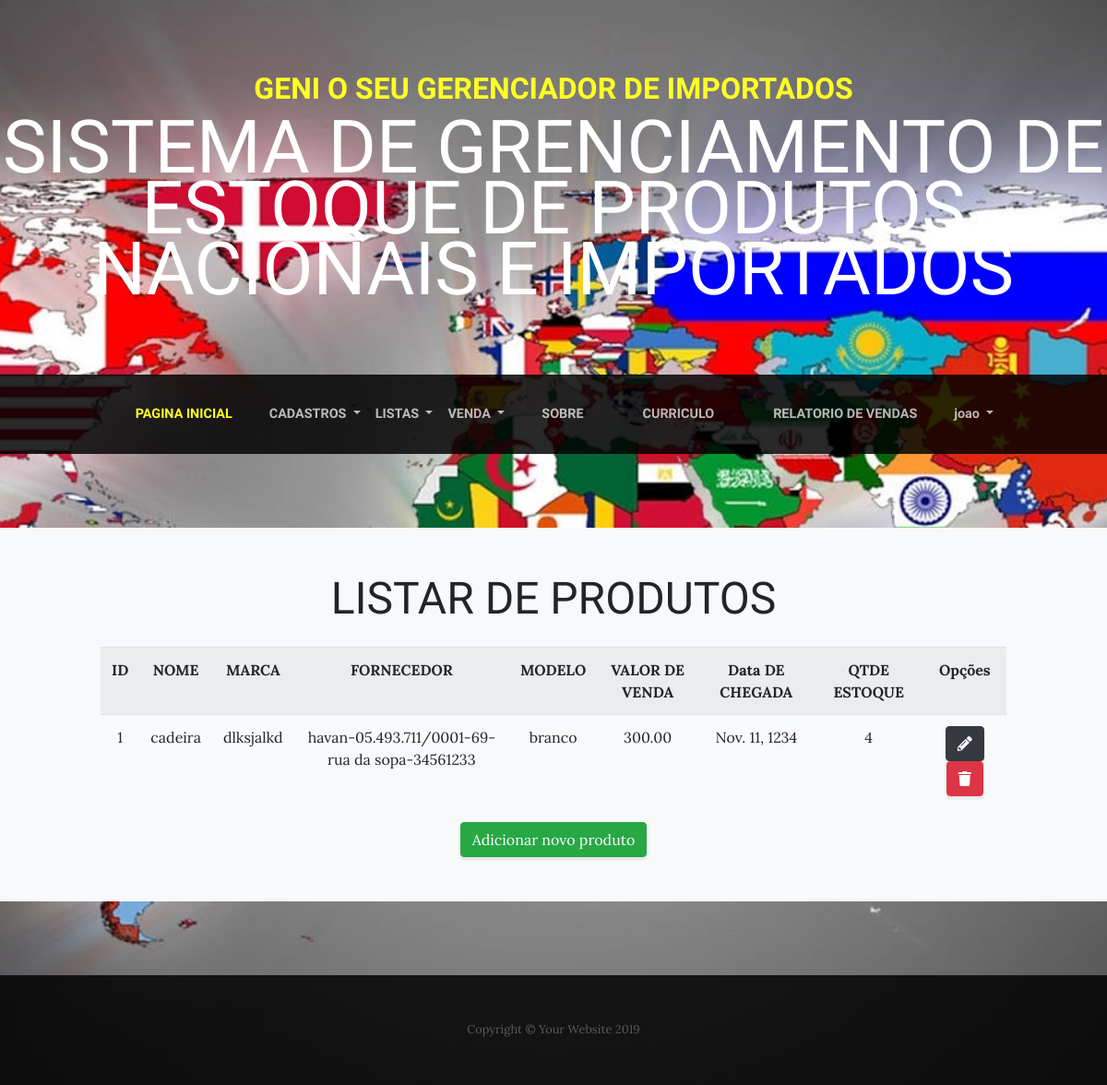
The app's page /lista/produtos/ (signed in), older data.
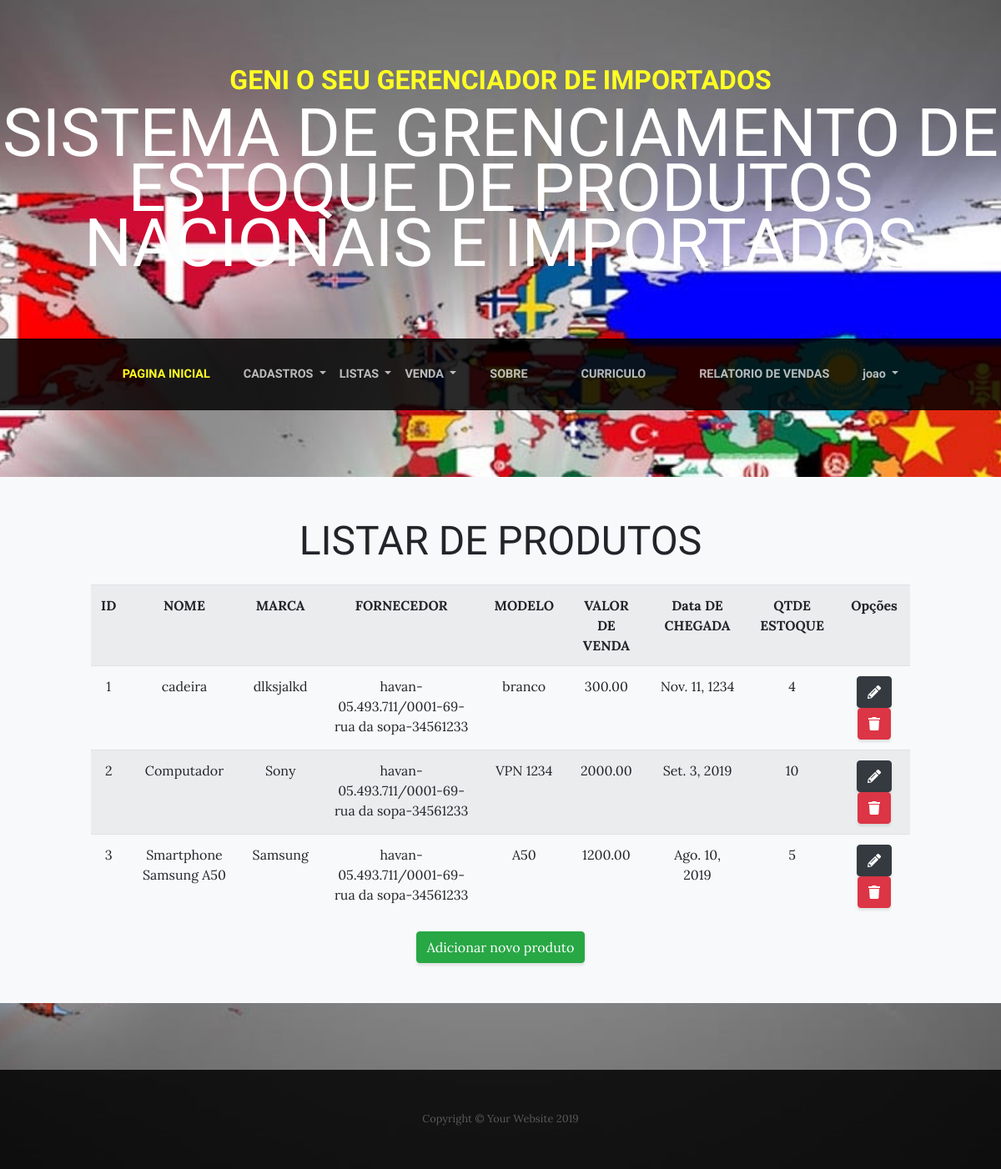
The same page, newer data.
### adocao/models.py (models this page shows, shortened)
class Produto (models.Model):
    nome = models.CharField(max_length=50)
    marca = models.CharField(max_length=50)
    fornecedor = models.ForeignKey(Fornecedor, on_delete=models.PROTECT)
    modelo = models.CharField(max_length=50, blank=True)
    valor_venda = models.DecimalField(max_digits=10, decimal_places=2)
    data_chegada = models.DateField()
    qtde_estoque = models.IntegerField()
    observacao = models.TextField(blank=True, null=True, verbose_name="Observação", help_text="qual quer informação extra sobre produto")

class Fornecedor (models.Model):
    nome = models.CharField(max_length=50)
    cnpj = models.CharField(max_length=18, unique=True, validators=[validate_CNPJ])
    endereco = models.CharField(max_length=100)
    pais = models.ForeignKey(Pais, on_delete=models.PROTECT)
    cidade = models.ForeignKey(Cidade, on_delete=models.PROTECT)
    telefone = models.CharField(max_length=20)
    observacao = models.TextField(blank=True, null=True, verbose_name="Observação", help_text="qual quer informação extra sobre o fornecedor")
    def __str__(self):
        return self.nome + "-"+self.cnpj+"-" + self.endereco + "-"+self.telefone

### adocao/views.py (the view)
# urls.py: path('lista/produtos/',   ProdutoList.as_view(), name="listar-produtos"),
class ProdutoList(LoginRequiredMixin, ListView):
	model =  Produto
	template_name = "adocao/listar_produtos.html"

### adocao/templates/adocao/listar_produtos.html
{% extends 'adocao/base.html' %}
{% load static %}
{% block conteudo %}
  <section class="page-section bg-light p-5">
    <div class="container">
      <div class="row">
        <div class="col-xl-11 mx-auto">
          <div class="cta-inner text-center rounded">
            <h2 class="section-heading mb-4">
              <span class="section-heading-lower">Listar de produtos </span>
            </h2>
            <table class="table table-striped">
                    <tr>
                        <th>ID</th>
                        <th>NOME</th>
                        <th>MARCA</th>
                        <th>FORNECEDOR</th>
                        <th>MODELO</th>
                        <th>VALOR DE VENDA</th>
                        <th>Data DE CHEGADA</th>
                        <th>QTDE ESTOQUE</th>
                        <th>Opções</th>
                    </tr>
                    {% for produto in object_list %}
                    <tr>
                        <td>{{produto.pk}}</td>
                        <td>{{produto.nome}}</td>
                        <td>{{produto.marca}}</td>
                        <td>{{produto.fornecedor}}</td>
                        <td>{{produto.modelo}}</td>
                        <td>{{produto.valor_venda}}</td>
                        <td>{{produto.data_chegada}}</td>
                        <td>{{produto.qtde_estoque}}</td>
                        <td>
                            <a href="{% url 'editar-produto'  produto.pk %}" class="btn btn-dark">
                              <i class="fas fa-pencil-alt    "></i>
                            </a>
                            <a href="{% url 'excluir-produto'  produto.pk %}" class="btn btn-danger">
                             <i class="fas fa-trash    "></i>
                            </a>
                        </td>
                    </tr>
                    {% empty %}
                    <tr>
                        <td colspan="3">Nenhuma Produto cadastrado!</td>
                    </tr>
                    {% endfor %}
                </table>
                <a href="{% url 'cadastrar-produto' %}"class="btn btn-success">Adicionar novo produto</a>
          </div>
        </div>
      </div>
    </div>
  </section>
{%endblock%}

### adocao/templates/adocao/base.html (shortened to what this page needs)
{% load static %}
<!DOCTYPE html>
<html lang="en">
<head>
  <link href="{% static 'vendor/bootstrap/css/bootstrap.css' %}" rel="stylesheet">
  <link rel="stylesheet" href="https://use.fontawesome.com/releases/v5.8.1/css/all.css"
>
  <link href="{% static 'css/business-casual.css' %}" rel="stylesheet">
</head>
<body id="page-top">
  <h1 class="site-heading text-center text-white d-none d-lg-block">
    <span class="site-heading-upper text-primary mb-3">GENI o seu gerenciador de importados</span>
    <span class="site-heading-lower">Sistema de grenciamento de estoque de produtos nacionais e importados</span>
  </h1>
  {%block menu %}
  <nav class="navbar navbar-expand-lg navbar-dark py-lg-4" id="mainNav">
    <div class="container">
      <div class="collapse navbar-collapse" id="navbarResponsive">
        <ul class="navbar-nav mx-auto">
          <li class="nav-item active px-lg-4">
            <a class="nav-link text-uppercase text-expanded" href="{% url 'index' %}">Pagina INICIAL
            </a>
          </li>
          {% if request.user.is_authenticated %}
          <li class="nav-item dropdown">
            <a class="nav-link dropdown-toggle  text-uppercase" href="#" id="navbarDropdown" role="button"
              data-toggle="dropdown" aria-haspopup="true" aria-expanded="false">
              Cadastros
            </a>
          </li>
          <li class="nav-item dropdown">
            <a class="nav-link  text-uppercase  dropdown-toggle" href="#" id="navbarDropdown" role="button"
              data-toggle="dropdown" aria-haspopup="true" aria-expanded="false">
              Listas
            </a>
          </li>
          <li class="nav-item dropdown">
            <a class="nav-link  text-uppercase  dropdown-toggle" href="#" id="navbarDropdown" role="button" data-toggle="dropdown"
              aria-haspopup="true" aria-expanded="false">
              Venda
            </a>
          </li>
          {% endif %}
          <li class="nav-item px-lg-4">
            <a class="nav-link text-uppercase text-expanded" href="{% url 'sobre' %}">Sobre</a>
          </li>
          <li class="nav-item px-lg-4">
            <a class="nav-link text-uppercase text-expanded" href="{% url 'curriculo'%}">Curriculo</a>
          </li>
          <li class="nav-item px-lg-4">
              <a class="nav-link text-uppercase text-expanded" href="{% url 'relatorio'%}">Relatorio de Vendas</a>
            </li>
          {% if request.user.is_authenticated %}
          <li class="nav-item dropdown">
            <a class="nav-link dropdown-toggle" href="#" id="navbarDropdown" role="button" data-toggle="dropdown"
              aria-haspopup="true" aria-expanded="false">
              {{ request.user.username }}
            </a>
          </li>
          {% endif %}
        </ul>
      </div>
    </div>
  </nav>
  {% endblock %}
  {% block conteudo %}{%endblock%}
  <footer class="footer text-faded text-center py-5">
    <div class="container">
      <p class="m-0 small">Copyright &copy; Your Website 2019</p>
    </div>
  </footer>
</body>
</html>

### static/css/business-casual.css (style rules this page uses)
body { font-family: 'Lora'; background: -webkit-gradient(linear, left top, left bottom, from(rgba(15, 16, 47, 0))), url("../img/bandeiras.jpg"); background: linear-gradient(rgba(15, 16, 47, 0)), url("../img/bandeiras.jpg"); background-attachment: fixed; background-position: center; background-size: cover; }
h1, h2, h3, h4, h5, h6 { font-family: 'Raleway'; }
p { line-height: 1.75; }
.text-faded { color: rgba(255, 255, 255, 0.3); }
.site-heading { margin-top: 5rem; margin-bottom: 5rem; text-transform: uppercase; line-height: 1; font-family: 'Raleway'; }
.site-heading .site-heading-upper { display: block; font-size: 2rem; font-weight: 800; }
.site-heading .site-heading-lower { font-size: 5rem; font-weight: 100; line-height: 4rem; }
.page-section { margin-top: 5rem; margin-bottom: 5rem; }
.section-heading { text-transform: uppercase; }
.section-heading .section-heading-lower { display: block; font-size: 3rem; font-weight: 100; }
#mainNav { background-color:rgba(0, 0, 0, 0.84); font-family: 'Raleway'; }
#mainNav .navbar-nav .nav-item .nav-link { color: rgba(255, 255, 255, 0.7); font-weight: 800; }
#mainNav .navbar-nav .nav-item.active .nav-link { color: #ffff24; }
@media (min-width: 992px) { #mainNav .navbar-nav .nav-item .nav-link { font-size: 0.9rem; } }
.footer { background-color: rgba(0, 0, 0, 0.84); }
.text-primary { color: #ffff24 !important; }
.btn { -webkit-box-shadow: 0px 3px 3px 0px rgba(33, 37, 41, 0.1); box-shadow: 0px 3px 3px 0px rgba(33, 37, 41, 0.1); }

Row changes from the older to the newer data that the page shows:
added Produto: pk "2", nome "Computador", marca "Sony", fornecedor "havan-05.493.711/0001-69-rua da sopa-34561233", modelo "VPN 1234", valor_venda "2000.00", data_chegada "Set. 3, 2019", qtde_estoque "10"
added Produto: pk "3", nome "Smartphone Samsung A50", marca "Samsung", fornecedor "havan-05.493.711/0001-69-rua da sopa-34561233", modelo "A50", valor_venda "1200.00", data_chegada "Ago. 10, 2019", qtde_estoque "5"
